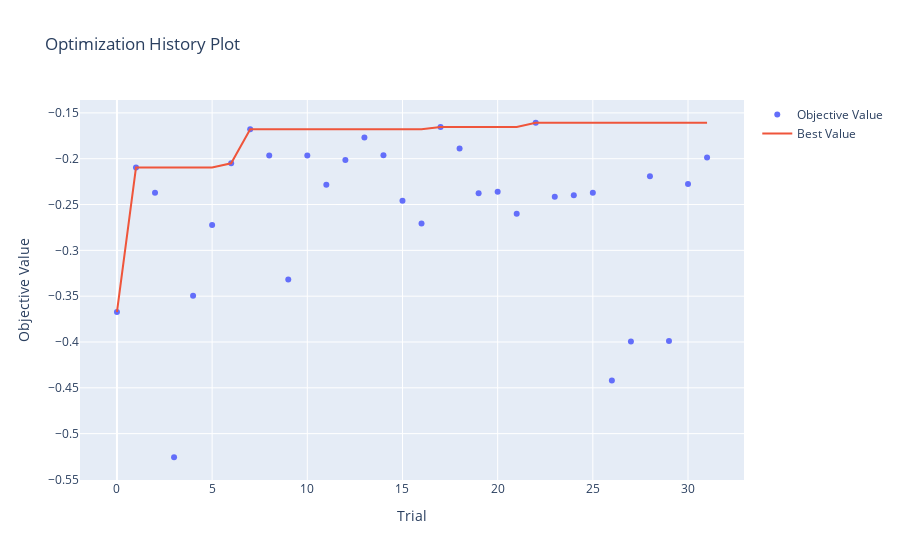

Write notebook code for a chart like this one.
### Code cell
plot_optimization_history(dtr_study)

### Figure 1 — Plotly figure (JSON) as saved in the notebook; plotly's stock layout.template omitted (floating-point values rounded to 4 significant figures)
{"data": [{"mode": "markers", "name": "Objective Value", "type": "scatter", "x": [0, 1, 2, 3, 4, 5, 6, 7, 8, 9, 10, 11, 12, 13, 14, 15, 16, 17, 18, 19, 20, 21, 22, 23, 24, 25, 26, 27, 28, 29, 30, 31], "y": [-0.3673, -0.2096, -0.237, -0.5258, -0.3496, -0.2723, -0.205, -0.1678, -0.1966, -0.3318, -0.1966, -0.2284, -0.2015, -0.1768, -0.1961, -0.2458, -0.2706, -0.1653, -0.1888, -0.2377, -0.2361, -0.26, -0.1608, -0.2414, -0.2398, -0.2371, -0.4421, -0.3996, -0.219, -0.3988, -0.2277, -0.1986]}, {"name": "Best Value", "type": "scatter", "x": [0, 1, 2, 3, 4, 5, 6, 7, 8, 9, 10, 11, 12, 13, 14, 15, 16, 17, 18, 19, 20, 21, 22, 23, 24, 25, 26, 27, 28, 29, 30, 31], "y": [-0.3673, -0.2096, -0.2096, -0.2096, -0.2096, -0.2096, -0.205, -0.1678, -0.1678, -0.1678, -0.1678, -0.1678, -0.1678, -0.1678, -0.1678, -0.1678, -0.1678, -0.1653, -0.1653, -0.1653, -0.1653, -0.1653, -0.1608, -0.1608, -0.1608, -0.1608, -0.1608, -0.1608, -0.1608, -0.1608, -0.1608, -0.1608]}], "layout": {"title": {"text": "Optimization History Plot"}, "xaxis": {"title": {"text": "Trial"}}, "yaxis": {"title": {"text": "Objective Value"}}}}
